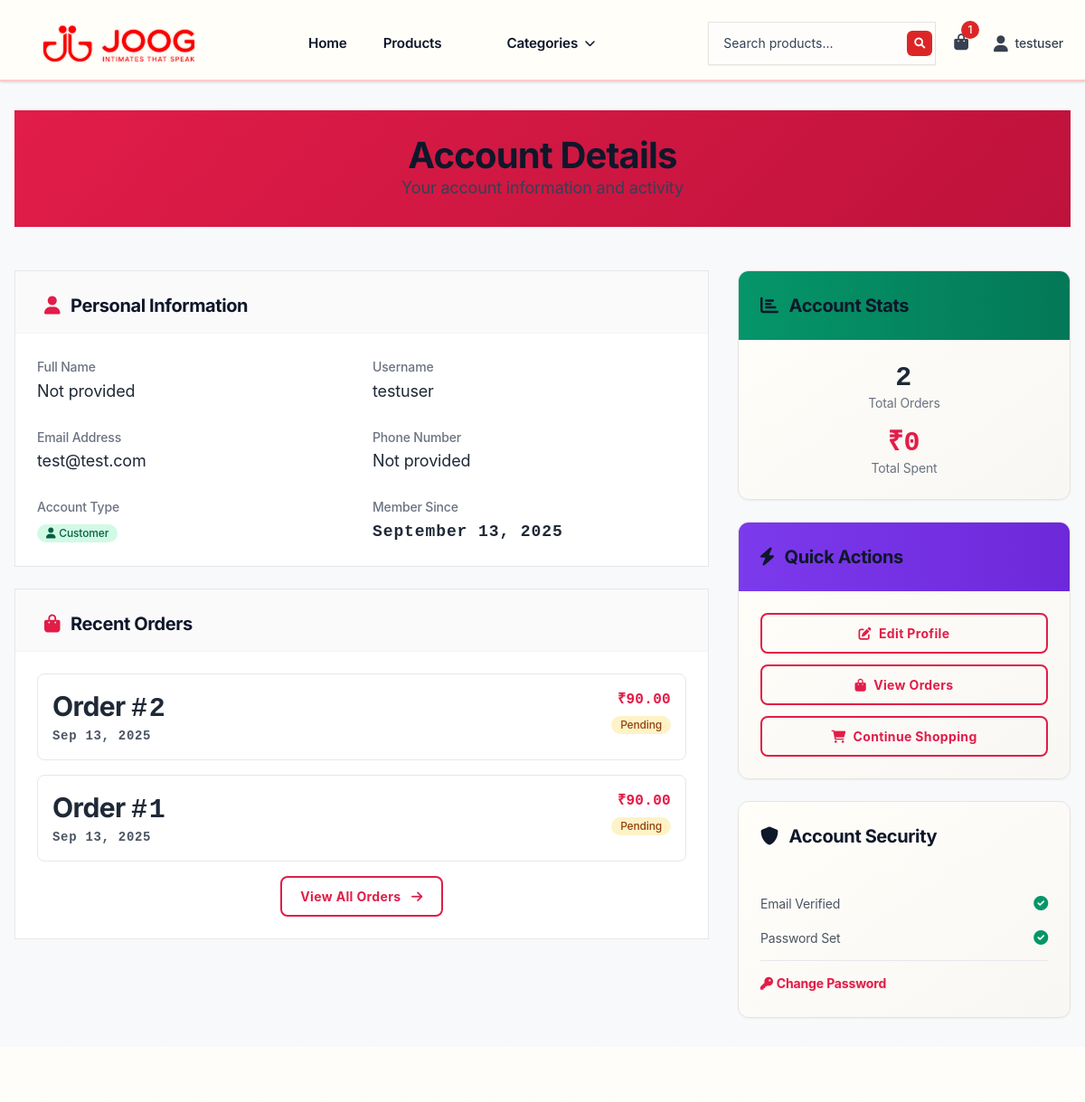
The app's page /accounts/account-details/ (signed in, upper part), older data.
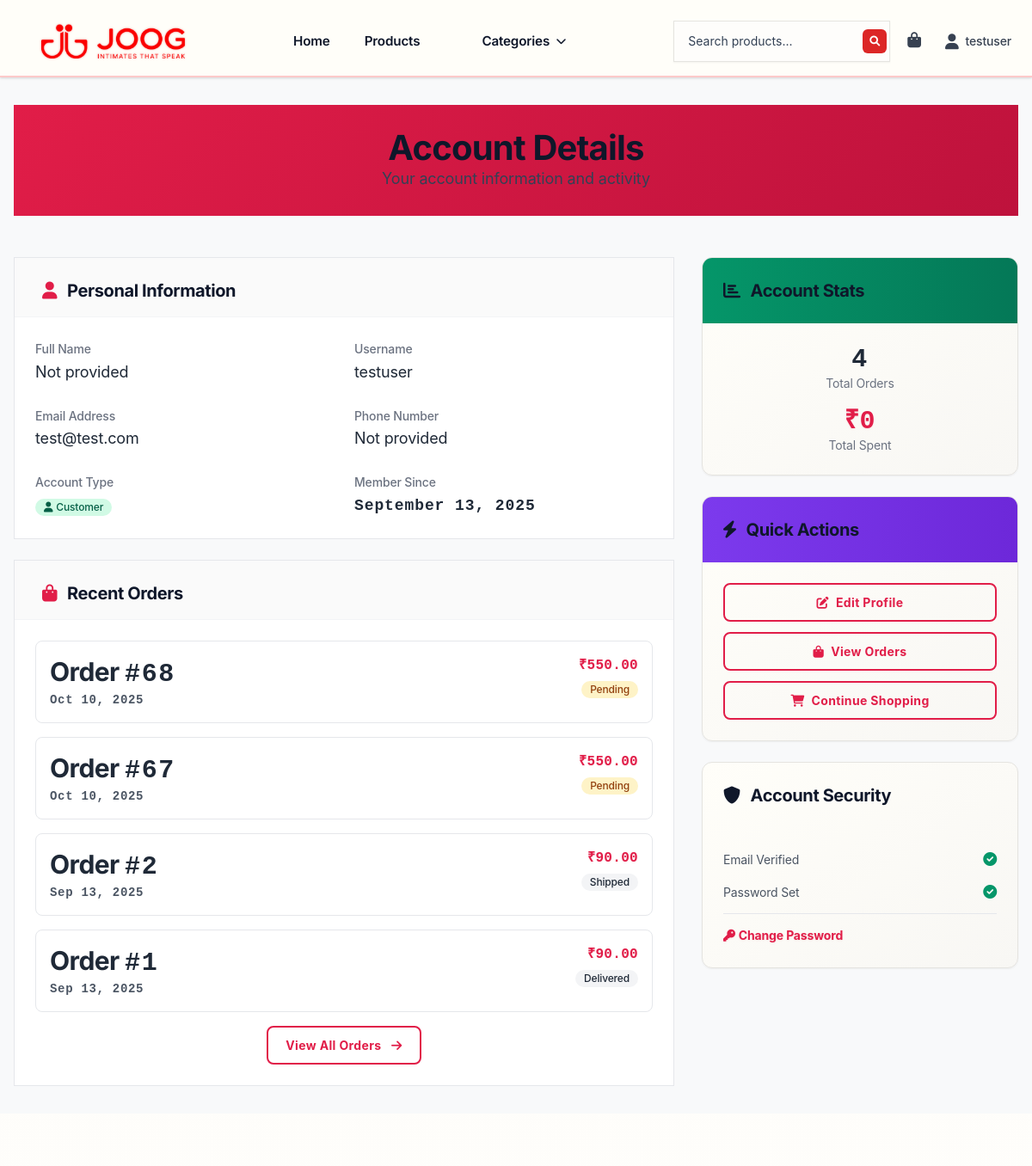
The same page, newer data.
### orders/models.py (models this page shows, shortened)
class Order(models.Model):
    STATUS_CHOICES = [
        ('pending', 'Pending'),
        ('confirmed', 'Confirmed'),
        ('shipped', 'Shipped'),
        ('delivered', 'Delivered'),
        ('cancelled', 'Cancelled'),
    ]
    user = models.ForeignKey(User, on_delete=models.CASCADE, related_name='orders')
    order_number = models.CharField(max_length=25, unique=True)
    status = models.CharField(max_length=20, choices=STATUS_CHOICES, default='pending')
    total_amount = models.DecimalField(max_digits=10, decimal_places=2)
    discount_amount = models.DecimalField(max_digits=10, decimal_places=2, default=0)
    final_amount = models.DecimalField(max_digits=10, decimal_places=2)
    coupon = models.ForeignKey(Coupon, on_delete=models.SET_NULL, null=True, blank=True)
    selected_address = models.ForeignKey('accounts.Address', on_delete=models.SET_NULL, null=True, blank=True, related_name='orders')
    shipping_address = models.TextField()
    shipping_city = models.CharField(max_length=100)
    shipping_state = models.CharField(max_length=100, default='')
    shipping_postal_code = models.CharField(max_length=20)
    shipping_country = models.CharField(max_length=100)
    payment_method = models.CharField(max_length=50, default='phonepe')
    payment_status = models.CharField(max_length=20, default='pending')
    phonepe_merchant_txn_id = models.CharField(max_length=64, blank=True)
    phonepe_txn_id = models.CharField(max_length=128, blank=True)
    phonepe_meta = models.JSONField(null=True, blank=True)
    created_at = models.DateTimeField(auto_now_add=True)
    updated_at = models.DateTimeField(auto_now=True)
    confirmation_email_sent = models.BooleanField(default=False, help_text="Order confirmation email sent")
    confirmation_email_sent_at = models.DateTimeField(null=True, blank=True, help_text="When confirmation email was sent")
    confirmation_email_error = models.TextField(blank=True, help_text="Error message if confirmation email failed")
    invoice_email_sent = models.BooleanField(default=False, help_text="Invoice email sent")
    invoice_email_sent_at = models.DateTimeField(null=True, blank=True, help_text="When invoice email was sent")
    invoice_email_error = models.TextField(blank=True, help_text="Error message if invoice email failed")
    class Meta:
        ordering = ['-created_at']

### accounts/views.py (the view)
# urls.py: path('account-details/', views.account_details_view, name='account_details'),
@login_required
def account_details_view(request):
    user = request.user
    orders = Order.objects.filter(user=user).order_by('-created_at')[:10]
    total_orders = Order.objects.filter(user=user).count()
    total_spent = Order.objects.filter(user=user, payment_status='completed').aggregate(
        total=models.Sum('final_amount')
    )['total'] or 0
    recent_orders = orders[:5]
    context = {
        'user': user,
        'orders': recent_orders,
        'total_orders': total_orders,
        'total_spent': total_spent,
        'account_created': user.date_joined,
        'last_login': user.last_login,
    }
    return render(request, 'accounts/account_details.html', context)

### orders/context_processors.py (called while the page is built)
def cart_context(request):
    if request.user.is_authenticated:
        cart, created = Cart.objects.get_or_create(user=request.user)
        return {
            'user_cart': cart,
            'cart_total_items': cart.get_total_items(),
        }
    return {'user_cart': None, 'cart_total_items': 0}

### orders/models.py (called while the page is built)
    def get_total_items(self):
        return sum(item.quantity for item in self.items.all())

### products/context_processors.py (called while the page is built)
def categories(request):
    return {
        'all_categories': Category.objects.all()
    }

### templates/accounts/account_details.html (shortened to what the changed rows need)
{% extends 'base.html' %}
{% load static %}
{% block content %}
<div class="page-container">
    <div class="content-wrapper max-w-6xl mx-auto">
        <div class="page-header">
            <h1 class="page-title">Account Details</h1>
        </div>
        <div class="grid grid-cols-1 lg:grid-cols-3 gap-8">
            <div class="lg:col-span-2 space-y-6">
                <div class="content-card">
                    <div class="card-header">
                        <h2 class="text-xl font-semibold text-gray-900 flex items-center">
                            <i class="fas fa-user mr-3 text-red-primary"></i>
                            Personal Information
                        </h2>
                    </div>
                </div>
                <div class="content-card">
                    <div class="card-header">
                        <h2 class="text-xl font-semibold text-gray-900 flex items-center">
                            <i class="fas fa-shopping-bag mr-3 text-red-primary"></i>
                            Recent Orders
                        </h2>
                    </div>
                    <div class="p-6">
                        {% if orders %}
                        <div class="space-y-4">
                            {% for order in orders %}
                            <div class="border border-gray-200 rounded-lg p-4 hover:bg-gray-50 transition-colors">
                                <div class="flex justify-between items-start">
                                    <div>
                                        <h3 class="font-semibold text-gray-800">Order <span class="numeric-font">#{{ order.id }}</span></h3>
                                        <p class="text-sm text-gray-600 numeric-font">{{ order.created_at|date:"M d, Y" }}</p>
                                    </div>
                                    <div class="text-right">
                                        <p class="font-bold text-gray-800 price">₹{{ order.final_amount }}</p>
                                        <span class="inline-flex items-center px-2.5 py-0.5 rounded-full text-xs font-medium
                                            {% if order.status == 'completed' %}bg-green-100 text-green-800
                                            {% elif order.status == 'pending' %}bg-yellow-100 text-yellow-800
                                            {% elif order.status == 'cancelled' %}bg-red-100 text-red-800
                                            {% else %}bg-gray-100 text-gray-800{% endif %}">
                                            {{ order.get_status_display }}
                                        </span>
                                    </div>
                                </div>
                            </div>
                            {% endfor %}
                        </div>
                        {% endif %}
                    </div>
                </div>
            </div>
            <div class="space-y-6">
                <div class="bg-white rounded-lg shadow-lg overflow-hidden">
                    <div class="bg-gradient-to-r from-green-600 to-green-700 text-white p-6">
                        <h2 class="text-xl font-bold flex items-center">
                            <i class="fas fa-chart-bar mr-3"></i>
                            Account Stats
                        </h2>
                    </div>
                    <div class="p-6 space-y-4">
                        <div class="text-center">
                            <div class="text-3xl font-bold text-gray-800 numeric-font">{{ total_orders }}</div>
                            <div class="text-sm text-gray-500">Total Orders</div>
                        </div>
                    </div>
                </div>
                <div class="bg-white rounded-lg shadow-lg overflow-hidden">
                    <div class="bg-gradient-to-r from-purple-600 to-purple-700 text-white p-6">
                        <h2 class="text-xl font-bold flex items-center">
                            <i class="fas fa-bolt mr-3"></i>
                            Quick Actions
                        </h2>
                    </div>
                </div>
                <div class="bg-white rounded-lg shadow-lg overflow-hidden">
                    <div class="bg-gradient-to-r from-orange-600 to-orange-700 text-white p-6">
                        <h2 class="text-xl font-bold flex items-center">
                            <i class="fas fa-shield-alt mr-3"></i>
                            Account Security
                        </h2>
                    </div>
                </div>
            </div>
        </div>
    </div>
</div>
{% endblock %}

### templates/base.html (shortened to what the changed rows need)
<!DOCTYPE html>
<html lang="en">
<head>
    <link href="https://cdn.jsdelivr.net/npm/tailwindcss@2.2.19/dist/tailwind.min.css" rel="stylesheet">
    <link href="https://cdnjs.cloudflare.com/ajax/libs/font-awesome/6.0.0/css/all.min.css" rel="stylesheet">
    {% load static %}
    <link href="{% static 'css/styles.css' %}?v=3" rel="stylesheet">
    <link href="{% static 'css/theme.css' %}?v=3" rel="stylesheet">
</head>
<body class="page-main{% if banner_slides %} banner-present banner-page{% endif %}">
    <nav class="nav-header" style="position: relative; z-index: 50; background: rgba(255, 254, 249, 0.98); backdrop-filter: blur(24px); border-bottom: 2px solid var(--red-200);">
        <div class="content-container">
            <div class="flex justify-between items-center py-4">
                <div class="flex items-center space-x-3">
                    {% if user.is_authenticated %}
                    <a href="{% url 'orders:cart' %}" class="relative p-2 text-gray-700 hover:text-red-600 transition-colors">
                        <i class="fas fa-shopping-bag text-lg"></i>
                        {% if cart_total_items > 0 %}
                        <span class="absolute -top-1 -right-1 bg-red-600 text-white rounded-full text-xs w-5 h-5 flex items-center justify-center font-medium">
                            {{ cart_total_items }}
                        </span>
                        {% endif %}
                    </a>
                    {% endif %}
            </div>
        </div>
    </nav>
    <main>
        {% block content %}
        {% endblock %}
    </main>
</body>
</html>

Row changes from the older to the newer data that the page shows:
added Order: id "68", created_at "Oct 10, 2025", final_amount "550.00", status "Pending"
added Order: id "67", created_at "Oct 10, 2025", final_amount "550.00", status "Pending"
changed Order id 2: status "Pending" → "Shipped"
changed Order id 1: status "Pending" → "Delivered"
Text that changed along with them:
{{ total_orders }}: "2" → "4"
{{ cart_total_items }}: "1" → (not shown)
